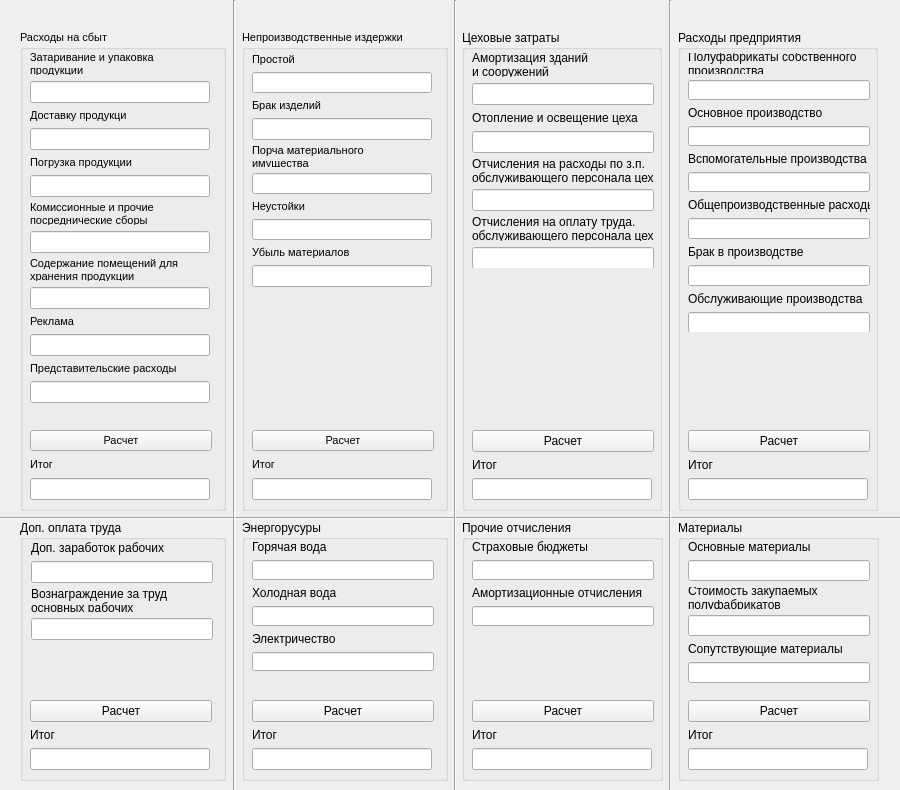
<?xml version="1.0" encoding="UTF-8"?>
<ui version="4.0">
 <class>Calc</class>
 <widget class="QWidget" name="Calc">
  <property name="geometry">
   <rect>
    <x>0</x>
    <y>0</y>
    <width>900</width>
    <height>790</height>
   </rect>
  </property>
  <property name="windowTitle">
   <string>Form</string>
  </property>
  <widget class="QGroupBox" name="groupBox">
   <property name="geometry">
    <rect>
     <x>20</x>
     <y>30</y>
     <width>206</width>
     <height>481</height>
    </rect>
   </property>
   <property name="font">
    <font>
     <pointsize>8</pointsize>
     <weight>50</weight>
     <bold>false</bold>
    </font>
   </property>
   <property name="title">
    <string>Расходы на сбыт</string>
   </property>
   <widget class="QWidget" name="">
    <property name="geometry">
     <rect>
      <x>10</x>
      <y>23</y>
      <width>182</width>
      <height>350</height>
     </rect>
    </property>
    <layout class="QVBoxLayout" name="verticalLayout_3">
     <item>
      <widget class="QLabel" name="label">
       <property name="text">
        <string>Затаривание и упаковка
продукции</string>
       </property>
      </widget>
     </item>
     <item>
      <widget class="QLineEdit" name="lineEdit">
       <property name="sizePolicy">
        <sizepolicy hsizetype="Fixed" vsizetype="Fixed">
         <horstretch>0</horstretch>
         <verstretch>0</verstretch>
        </sizepolicy>
       </property>
       <property name="minimumSize">
        <size>
         <width>180</width>
         <height>0</height>
        </size>
       </property>
      </widget>
     </item>
     <item>
      <widget class="QLabel" name="label_2">
       <property name="text">
        <string>Доставку продукци</string>
       </property>
      </widget>
     </item>
     <item>
      <widget class="QLineEdit" name="lineEdit_2">
       <property name="sizePolicy">
        <sizepolicy hsizetype="Fixed" vsizetype="Fixed">
         <horstretch>0</horstretch>
         <verstretch>0</verstretch>
        </sizepolicy>
       </property>
       <property name="minimumSize">
        <size>
         <width>180</width>
         <height>0</height>
        </size>
       </property>
      </widget>
     </item>
     <item>
      <widget class="QLabel" name="label_3">
       <property name="text">
        <string>Погрузка продукции</string>
       </property>
      </widget>
     </item>
     <item>
      <widget class="QLineEdit" name="lineEdit_3">
       <property name="sizePolicy">
        <sizepolicy hsizetype="Fixed" vsizetype="Fixed">
         <horstretch>0</horstretch>
         <verstretch>0</verstretch>
        </sizepolicy>
       </property>
       <property name="minimumSize">
        <size>
         <width>180</width>
         <height>0</height>
        </size>
       </property>
      </widget>
     </item>
     <item>
      <widget class="QLabel" name="label_4">
       <property name="text">
        <string>Комиссионные и прочие
посреднические сборы</string>
       </property>
      </widget>
     </item>
     <item>
      <widget class="QLineEdit" name="lineEdit_4">
       <property name="sizePolicy">
        <sizepolicy hsizetype="Fixed" vsizetype="Fixed">
         <horstretch>0</horstretch>
         <verstretch>0</verstretch>
        </sizepolicy>
       </property>
       <property name="minimumSize">
        <size>
         <width>180</width>
         <height>0</height>
        </size>
       </property>
      </widget>
     </item>
     <item>
      <widget class="QLabel" name="label_5">
       <property name="text">
        <string>Содержание помещений для
хранения продукции</string>
       </property>
      </widget>
     </item>
     <item>
      <widget class="QLineEdit" name="lineEdit_5">
       <property name="sizePolicy">
        <sizepolicy hsizetype="Fixed" vsizetype="Fixed">
         <horstretch>0</horstretch>
         <verstretch>0</verstretch>
        </sizepolicy>
       </property>
       <property name="minimumSize">
        <size>
         <width>180</width>
         <height>0</height>
        </size>
       </property>
      </widget>
     </item>
     <item>
      <widget class="QLabel" name="label_6">
       <property name="text">
        <string>Реклама</string>
       </property>
      </widget>
     </item>
     <item>
      <widget class="QLineEdit" name="lineEdit_6">
       <property name="sizePolicy">
        <sizepolicy hsizetype="Fixed" vsizetype="Fixed">
         <horstretch>0</horstretch>
         <verstretch>0</verstretch>
        </sizepolicy>
       </property>
       <property name="minimumSize">
        <size>
         <width>180</width>
         <height>0</height>
        </size>
       </property>
      </widget>
     </item>
     <item>
      <widget class="QLabel" name="label_7">
       <property name="text">
        <string>Представительские расходы</string>
       </property>
      </widget>
     </item>
     <item>
      <widget class="QLineEdit" name="lineEdit_7">
       <property name="sizePolicy">
        <sizepolicy hsizetype="Fixed" vsizetype="Fixed">
         <horstretch>0</horstretch>
         <verstretch>0</verstretch>
        </sizepolicy>
       </property>
       <property name="minimumSize">
        <size>
         <width>180</width>
         <height>0</height>
        </size>
       </property>
      </widget>
     </item>
    </layout>
   </widget>
   <widget class="QWidget" name="">
    <property name="geometry">
     <rect>
      <x>10</x>
      <y>400</y>
      <width>182</width>
      <height>70</height>
     </rect>
    </property>
    <layout class="QVBoxLayout" name="verticalLayout_14">
     <item>
      <widget class="QPushButton" name="pushButton">
       <property name="text">
        <string>Расчет</string>
       </property>
      </widget>
     </item>
     <item>
      <widget class="QLabel" name="label_8">
       <property name="text">
        <string>Итог</string>
       </property>
      </widget>
     </item>
     <item>
      <widget class="QLineEdit" name="lineEdit_8">
       <property name="sizePolicy">
        <sizepolicy hsizetype="Fixed" vsizetype="Fixed">
         <horstretch>0</horstretch>
         <verstretch>0</verstretch>
        </sizepolicy>
       </property>
       <property name="minimumSize">
        <size>
         <width>180</width>
         <height>0</height>
        </size>
       </property>
      </widget>
     </item>
    </layout>
   </widget>
  </widget>
  <widget class="QGroupBox" name="groupBox_2">
   <property name="geometry">
    <rect>
     <x>242</x>
     <y>30</y>
     <width>206</width>
     <height>481</height>
    </rect>
   </property>
   <property name="font">
    <font>
     <pointsize>8</pointsize>
     <weight>50</weight>
     <bold>false</bold>
    </font>
   </property>
   <property name="title">
    <string>Непроизводственные издержки</string>
   </property>
   <property name="flat">
    <bool>false</bool>
   </property>
   <widget class="QWidget" name="">
    <property name="geometry">
     <rect>
      <x>10</x>
      <y>23</y>
      <width>182</width>
      <height>234</height>
     </rect>
    </property>
    <layout class="QVBoxLayout" name="verticalLayout_4">
     <item>
      <widget class="QLabel" name="label_9">
       <property name="text">
        <string>Простой</string>
       </property>
      </widget>
     </item>
     <item>
      <widget class="QLineEdit" name="lineEdit_9">
       <property name="minimumSize">
        <size>
         <width>180</width>
         <height>0</height>
        </size>
       </property>
       <property name="maximumSize">
        <size>
         <width>180</width>
         <height>16777215</height>
        </size>
       </property>
      </widget>
     </item>
     <item>
      <widget class="QLabel" name="label_10">
       <property name="text">
        <string>Брак изделий</string>
       </property>
      </widget>
     </item>
     <item>
      <widget class="QLineEdit" name="lineEdit_10">
       <property name="minimumSize">
        <size>
         <width>180</width>
         <height>0</height>
        </size>
       </property>
       <property name="maximumSize">
        <size>
         <width>180</width>
         <height>16777215</height>
        </size>
       </property>
      </widget>
     </item>
     <item>
      <widget class="QLabel" name="label_11">
       <property name="text">
        <string>Порча материального 
имущества</string>
       </property>
      </widget>
     </item>
     <item>
      <widget class="QLineEdit" name="lineEdit_11">
       <property name="minimumSize">
        <size>
         <width>180</width>
         <height>0</height>
        </size>
       </property>
       <property name="maximumSize">
        <size>
         <width>180</width>
         <height>16777215</height>
        </size>
       </property>
      </widget>
     </item>
     <item>
      <widget class="QLabel" name="label_12">
       <property name="text">
        <string>Неустойки</string>
       </property>
      </widget>
     </item>
     <item>
      <widget class="QLineEdit" name="lineEdit_12">
       <property name="minimumSize">
        <size>
         <width>180</width>
         <height>0</height>
        </size>
       </property>
       <property name="maximumSize">
        <size>
         <width>180</width>
         <height>16777215</height>
        </size>
       </property>
      </widget>
     </item>
     <item>
      <widget class="QLabel" name="label_13">
       <property name="text">
        <string>Убыль материалов</string>
       </property>
      </widget>
     </item>
     <item>
      <widget class="QLineEdit" name="lineEdit_13">
       <property name="minimumSize">
        <size>
         <width>180</width>
         <height>0</height>
        </size>
       </property>
       <property name="maximumSize">
        <size>
         <width>180</width>
         <height>16777215</height>
        </size>
       </property>
      </widget>
     </item>
    </layout>
   </widget>
   <widget class="QWidget" name="">
    <property name="geometry">
     <rect>
      <x>10</x>
      <y>400</y>
      <width>182</width>
      <height>70</height>
     </rect>
    </property>
    <layout class="QVBoxLayout" name="verticalLayout_13">
     <item>
      <widget class="QPushButton" name="pushButton_2">
       <property name="text">
        <string>Расчет</string>
       </property>
      </widget>
     </item>
     <item>
      <widget class="QLabel" name="label_34">
       <property name="text">
        <string>Итог</string>
       </property>
      </widget>
     </item>
     <item>
      <widget class="QLineEdit" name="lineEdit_29">
       <property name="sizePolicy">
        <sizepolicy hsizetype="Fixed" vsizetype="Fixed">
         <horstretch>0</horstretch>
         <verstretch>0</verstretch>
        </sizepolicy>
       </property>
       <property name="minimumSize">
        <size>
         <width>180</width>
         <height>0</height>
        </size>
       </property>
      </widget>
     </item>
    </layout>
   </widget>
  </widget>
  <widget class="QGroupBox" name="groupBox_3">
   <property name="geometry">
    <rect>
     <x>462</x>
     <y>30</y>
     <width>200</width>
     <height>481</height>
    </rect>
   </property>
   <property name="title">
    <string>Цеховые затраты</string>
   </property>
   <widget class="QWidget" name="">
    <property name="geometry">
     <rect>
      <x>10</x>
      <y>23</y>
      <width>182</width>
      <height>215</height>
     </rect>
    </property>
    <layout class="QVBoxLayout" name="verticalLayout_5">
     <item>
      <widget class="QLabel" name="label_16">
       <property name="text">
        <string>Амортизация зданий
и сооружений</string>
       </property>
      </widget>
     </item>
     <item>
      <widget class="QLineEdit" name="lineEdit_15">
       <property name="minimumSize">
        <size>
         <width>180</width>
         <height>0</height>
        </size>
       </property>
      </widget>
     </item>
     <item>
      <widget class="QLabel" name="label_15">
       <property name="text">
        <string>Отопление и освещение цеха</string>
       </property>
      </widget>
     </item>
     <item>
      <widget class="QLineEdit" name="lineEdit_16">
       <property name="minimumSize">
        <size>
         <width>180</width>
         <height>0</height>
        </size>
       </property>
      </widget>
     </item>
     <item>
      <widget class="QLabel" name="label_17">
       <property name="text">
        <string>Отчисления на расходы по з.п.
обслуживающего персонала цеха</string>
       </property>
      </widget>
     </item>
     <item>
      <widget class="QLineEdit" name="lineEdit_17">
       <property name="minimumSize">
        <size>
         <width>180</width>
         <height>0</height>
        </size>
       </property>
      </widget>
     </item>
     <item>
      <widget class="QLabel" name="label_18">
       <property name="text">
        <string>Отчисления на оплату труда.
обслуживающего персонала цеха</string>
       </property>
      </widget>
     </item>
     <item>
      <widget class="QLineEdit" name="lineEdit_18">
       <property name="minimumSize">
        <size>
         <width>180</width>
         <height>0</height>
        </size>
       </property>
      </widget>
     </item>
    </layout>
   </widget>
   <widget class="QWidget" name="">
    <property name="geometry">
     <rect>
      <x>10</x>
      <y>400</y>
      <width>182</width>
      <height>70</height>
     </rect>
    </property>
    <layout class="QVBoxLayout" name="verticalLayout_12">
     <item>
      <widget class="QPushButton" name="pushButton_3">
       <property name="text">
        <string>Расчет</string>
       </property>
      </widget>
     </item>
     <item>
      <widget class="QLabel" name="label_35">
       <property name="text">
        <string>Итог</string>
       </property>
      </widget>
     </item>
     <item>
      <widget class="QLineEdit" name="lineEdit_30">
       <property name="sizePolicy">
        <sizepolicy hsizetype="Fixed" vsizetype="Fixed">
         <horstretch>0</horstretch>
         <verstretch>0</verstretch>
        </sizepolicy>
       </property>
       <property name="minimumSize">
        <size>
         <width>180</width>
         <height>0</height>
        </size>
       </property>
      </widget>
     </item>
    </layout>
   </widget>
  </widget>
  <widget class="QGroupBox" name="groupBox_4">
   <property name="geometry">
    <rect>
     <x>678</x>
     <y>30</y>
     <width>200</width>
     <height>481</height>
    </rect>
   </property>
   <property name="title">
    <string>Расходы предприятия</string>
   </property>
   <widget class="QWidget" name="">
    <property name="geometry">
     <rect>
      <x>10</x>
      <y>23</y>
      <width>182</width>
      <height>279</height>
     </rect>
    </property>
    <layout class="QVBoxLayout" name="verticalLayout_6">
     <item>
      <widget class="QLabel" name="label_21">
       <property name="text">
        <string>Полуфабрикаты собственного 
производства</string>
       </property>
      </widget>
     </item>
     <item>
      <widget class="QLineEdit" name="lineEdit_20">
       <property name="minimumSize">
        <size>
         <width>180</width>
         <height>0</height>
        </size>
       </property>
      </widget>
     </item>
     <item>
      <widget class="QLabel" name="label_20">
       <property name="text">
        <string>Основное производство</string>
       </property>
      </widget>
     </item>
     <item>
      <widget class="QLineEdit" name="lineEdit_21">
       <property name="minimumSize">
        <size>
         <width>180</width>
         <height>0</height>
        </size>
       </property>
      </widget>
     </item>
     <item>
      <widget class="QLabel" name="label_22">
       <property name="text">
        <string>Вспомогательные производства</string>
       </property>
      </widget>
     </item>
     <item>
      <widget class="QLineEdit" name="lineEdit_22">
       <property name="minimumSize">
        <size>
         <width>180</width>
         <height>0</height>
        </size>
       </property>
      </widget>
     </item>
     <item>
      <widget class="QLabel" name="label_23">
       <property name="text">
        <string>Общепроизводственные расходы</string>
       </property>
      </widget>
     </item>
     <item>
      <widget class="QLineEdit" name="lineEdit_23">
       <property name="minimumSize">
        <size>
         <width>180</width>
         <height>0</height>
        </size>
       </property>
      </widget>
     </item>
     <item>
      <widget class="QLabel" name="label_24">
       <property name="text">
        <string>Брак в производстве</string>
       </property>
      </widget>
     </item>
     <item>
      <widget class="QLineEdit" name="lineEdit_24">
       <property name="minimumSize">
        <size>
         <width>180</width>
         <height>0</height>
        </size>
       </property>
      </widget>
     </item>
     <item>
      <widget class="QLabel" name="label_25">
       <property name="text">
        <string>Обслуживающие производства</string>
       </property>
      </widget>
     </item>
     <item>
      <widget class="QLineEdit" name="lineEdit_26">
       <property name="minimumSize">
        <size>
         <width>180</width>
         <height>0</height>
        </size>
       </property>
      </widget>
     </item>
    </layout>
   </widget>
   <widget class="QWidget" name="">
    <property name="geometry">
     <rect>
      <x>10</x>
      <y>400</y>
      <width>182</width>
      <height>70</height>
     </rect>
    </property>
    <layout class="QVBoxLayout" name="verticalLayout_11">
     <item>
      <widget class="QPushButton" name="pushButton_4">
       <property name="text">
        <string>Расчет</string>
       </property>
      </widget>
     </item>
     <item>
      <widget class="QLabel" name="label_36">
       <property name="text">
        <string>Итог</string>
       </property>
      </widget>
     </item>
     <item>
      <widget class="QLineEdit" name="lineEdit_31">
       <property name="sizePolicy">
        <sizepolicy hsizetype="Fixed" vsizetype="Fixed">
         <horstretch>0</horstretch>
         <verstretch>0</verstretch>
        </sizepolicy>
       </property>
       <property name="minimumSize">
        <size>
         <width>180</width>
         <height>0</height>
        </size>
       </property>
      </widget>
     </item>
    </layout>
   </widget>
  </widget>
  <widget class="QGroupBox" name="groupBox_5">
   <property name="geometry">
    <rect>
     <x>462</x>
     <y>520</y>
     <width>201</width>
     <height>261</height>
    </rect>
   </property>
   <property name="title">
    <string>Прочие отчисления</string>
   </property>
   <widget class="QWidget" name="">
    <property name="geometry">
     <rect>
      <x>10</x>
      <y>20</y>
      <width>182</width>
      <height>86</height>
     </rect>
    </property>
    <layout class="QVBoxLayout" name="verticalLayout_2">
     <item>
      <widget class="QLabel" name="label_27">
       <property name="text">
        <string>Cтраховые бюджеты</string>
       </property>
      </widget>
     </item>
     <item>
      <widget class="QLineEdit" name="lineEdit_27">
       <property name="minimumSize">
        <size>
         <width>180</width>
         <height>0</height>
        </size>
       </property>
      </widget>
     </item>
     <item>
      <widget class="QLabel" name="label_28">
       <property name="text">
        <string>Амортизационные отчисления</string>
       </property>
      </widget>
     </item>
     <item>
      <widget class="QLineEdit" name="lineEdit_28">
       <property name="minimumSize">
        <size>
         <width>180</width>
         <height>0</height>
        </size>
       </property>
      </widget>
     </item>
    </layout>
   </widget>
   <widget class="QWidget" name="">
    <property name="geometry">
     <rect>
      <x>10</x>
      <y>180</y>
      <width>182</width>
      <height>70</height>
     </rect>
    </property>
    <layout class="QVBoxLayout" name="verticalLayout_9">
     <item>
      <widget class="QPushButton" name="pushButton_5">
       <property name="text">
        <string>Расчет</string>
       </property>
      </widget>
     </item>
     <item>
      <widget class="QLabel" name="label_37">
       <property name="text">
        <string>Итог</string>
       </property>
      </widget>
     </item>
     <item>
      <widget class="QLineEdit" name="lineEdit_32">
       <property name="sizePolicy">
        <sizepolicy hsizetype="Fixed" vsizetype="Fixed">
         <horstretch>0</horstretch>
         <verstretch>0</verstretch>
        </sizepolicy>
       </property>
       <property name="minimumSize">
        <size>
         <width>180</width>
         <height>0</height>
        </size>
       </property>
      </widget>
     </item>
    </layout>
   </widget>
  </widget>
  <widget class="QGroupBox" name="groupBox_6">
   <property name="geometry">
    <rect>
     <x>242</x>
     <y>520</y>
     <width>206</width>
     <height>261</height>
    </rect>
   </property>
   <property name="title">
    <string>Энергорусуры</string>
   </property>
   <widget class="QWidget" name="">
    <property name="geometry">
     <rect>
      <x>10</x>
      <y>20</y>
      <width>182</width>
      <height>131</height>
     </rect>
    </property>
    <layout class="QVBoxLayout" name="verticalLayout_7">
     <item>
      <widget class="QLabel" name="label_31">
       <property name="text">
        <string>Горячая вода</string>
       </property>
      </widget>
     </item>
     <item>
      <widget class="QLineEdit" name="lineEdit_33">
       <property name="minimumSize">
        <size>
         <width>180</width>
         <height>0</height>
        </size>
       </property>
      </widget>
     </item>
     <item>
      <widget class="QLabel" name="label_32">
       <property name="text">
        <string>Холодная вода</string>
       </property>
      </widget>
     </item>
     <item>
      <widget class="QLineEdit" name="lineEdit_34">
       <property name="minimumSize">
        <size>
         <width>180</width>
         <height>0</height>
        </size>
       </property>
      </widget>
     </item>
     <item>
      <widget class="QLabel" name="label_33">
       <property name="text">
        <string>Электричество</string>
       </property>
      </widget>
     </item>
     <item>
      <widget class="QLineEdit" name="lineEdit_35">
       <property name="minimumSize">
        <size>
         <width>180</width>
         <height>0</height>
        </size>
       </property>
      </widget>
     </item>
    </layout>
   </widget>
   <widget class="QWidget" name="">
    <property name="geometry">
     <rect>
      <x>10</x>
      <y>180</y>
      <width>182</width>
      <height>70</height>
     </rect>
    </property>
    <layout class="QVBoxLayout" name="verticalLayout_10">
     <item>
      <widget class="QPushButton" name="pushButton_6">
       <property name="text">
        <string>Расчет</string>
       </property>
      </widget>
     </item>
     <item>
      <widget class="QLabel" name="label_38">
       <property name="text">
        <string>Итог</string>
       </property>
      </widget>
     </item>
     <item>
      <widget class="QLineEdit" name="lineEdit_36">
       <property name="sizePolicy">
        <sizepolicy hsizetype="Fixed" vsizetype="Fixed">
         <horstretch>0</horstretch>
         <verstretch>0</verstretch>
        </sizepolicy>
       </property>
       <property name="minimumSize">
        <size>
         <width>180</width>
         <height>0</height>
        </size>
       </property>
      </widget>
     </item>
    </layout>
   </widget>
  </widget>
  <widget class="QGroupBox" name="groupBox_7">
   <property name="geometry">
    <rect>
     <x>20</x>
     <y>520</y>
     <width>206</width>
     <height>261</height>
    </rect>
   </property>
   <property name="title">
    <string>Доп. оплата труда</string>
   </property>
   <widget class="QWidget" name="">
    <property name="geometry">
     <rect>
      <x>11</x>
      <y>21</y>
      <width>182</width>
      <height>99</height>
     </rect>
    </property>
    <layout class="QVBoxLayout" name="verticalLayout">
     <item>
      <widget class="QLabel" name="label_29">
       <property name="text">
        <string>Доп. заработок рабочих</string>
       </property>
      </widget>
     </item>
     <item>
      <widget class="QLineEdit" name="lineEdit_37">
       <property name="minimumSize">
        <size>
         <width>180</width>
         <height>0</height>
        </size>
       </property>
      </widget>
     </item>
     <item>
      <widget class="QLabel" name="label_30">
       <property name="text">
        <string>Вознаграждение за труд 
основных рабочих</string>
       </property>
      </widget>
     </item>
     <item>
      <widget class="QLineEdit" name="lineEdit_38">
       <property name="minimumSize">
        <size>
         <width>180</width>
         <height>0</height>
        </size>
       </property>
      </widget>
     </item>
    </layout>
   </widget>
   <widget class="QWidget" name="">
    <property name="geometry">
     <rect>
      <x>10</x>
      <y>180</y>
      <width>182</width>
      <height>70</height>
     </rect>
    </property>
    <layout class="QVBoxLayout" name="verticalLayout_8">
     <item>
      <widget class="QPushButton" name="pushButton_7">
       <property name="text">
        <string>Расчет</string>
       </property>
      </widget>
     </item>
     <item>
      <widget class="QLabel" name="label_39">
       <property name="text">
        <string>Итог</string>
       </property>
      </widget>
     </item>
     <item>
      <widget class="QLineEdit" name="lineEdit_39">
       <property name="sizePolicy">
        <sizepolicy hsizetype="Fixed" vsizetype="Fixed">
         <horstretch>0</horstretch>
         <verstretch>0</verstretch>
        </sizepolicy>
       </property>
       <property name="minimumSize">
        <size>
         <width>180</width>
         <height>0</height>
        </size>
       </property>
      </widget>
     </item>
    </layout>
   </widget>
  </widget>
  <widget class="QGroupBox" name="groupBox_8">
   <property name="geometry">
    <rect>
     <x>678</x>
     <y>520</y>
     <width>201</width>
     <height>261</height>
    </rect>
   </property>
   <property name="title">
    <string>Материалы</string>
   </property>
   <widget class="QWidget" name="">
    <property name="geometry">
     <rect>
      <x>10</x>
      <y>20</y>
      <width>182</width>
      <height>144</height>
     </rect>
    </property>
    <layout class="QVBoxLayout" name="verticalLayout_16">
     <item>
      <widget class="QLabel" name="label_40">
       <property name="text">
        <string>Основные материалы</string>
       </property>
      </widget>
     </item>
     <item>
      <widget class="QLineEdit" name="lineEdit_14">
       <property name="minimumSize">
        <size>
         <width>180</width>
         <height>0</height>
        </size>
       </property>
      </widget>
     </item>
     <item>
      <widget class="QLabel" name="label_19">
       <property name="text">
        <string>Стоимость закупаемых 
полуфабрикатов</string>
       </property>
      </widget>
     </item>
     <item>
      <widget class="QLineEdit" name="lineEdit_19">
       <property name="minimumSize">
        <size>
         <width>180</width>
         <height>0</height>
        </size>
       </property>
      </widget>
     </item>
     <item>
      <widget class="QLabel" name="label_26">
       <property name="text">
        <string>Сопутствующие материалы</string>
       </property>
      </widget>
     </item>
     <item>
      <widget class="QLineEdit" name="lineEdit_25">
       <property name="minimumSize">
        <size>
         <width>180</width>
         <height>0</height>
        </size>
       </property>
      </widget>
     </item>
    </layout>
   </widget>
   <widget class="QWidget" name="layoutWidget">
    <property name="geometry">
     <rect>
      <x>10</x>
      <y>180</y>
      <width>182</width>
      <height>70</height>
     </rect>
    </property>
    <layout class="QVBoxLayout" name="verticalLayout_15">
     <item>
      <widget class="QPushButton" name="pushButton_8">
       <property name="text">
        <string>Расчет</string>
       </property>
      </widget>
     </item>
     <item>
      <widget class="QLabel" name="label_41">
       <property name="text">
        <string>Итог</string>
       </property>
      </widget>
     </item>
     <item>
      <widget class="QLineEdit" name="lineEdit_40">
       <property name="sizePolicy">
        <sizepolicy hsizetype="Fixed" vsizetype="Fixed">
         <horstretch>0</horstretch>
         <verstretch>0</verstretch>
        </sizepolicy>
       </property>
       <property name="minimumSize">
        <size>
         <width>180</width>
         <height>0</height>
        </size>
       </property>
      </widget>
     </item>
    </layout>
   </widget>
  </widget>
  <widget class="Line" name="line">
   <property name="geometry">
    <rect>
     <x>0</x>
     <y>510</y>
     <width>901</width>
     <height>16</height>
    </rect>
   </property>
   <property name="orientation">
    <enum>Qt::Horizontal</enum>
   </property>
  </widget>
  <widget class="Line" name="line_2">
   <property name="geometry">
    <rect>
     <x>224</x>
     <y>0</y>
     <width>20</width>
     <height>791</height>
    </rect>
   </property>
   <property name="orientation">
    <enum>Qt::Vertical</enum>
   </property>
  </widget>
  <widget class="Line" name="line_3">
   <property name="geometry">
    <rect>
     <x>440</x>
     <y>0</y>
     <width>31</width>
     <height>791</height>
    </rect>
   </property>
   <property name="orientation">
    <enum>Qt::Vertical</enum>
   </property>
  </widget>
  <widget class="Line" name="line_4">
   <property name="geometry">
    <rect>
     <x>660</x>
     <y>0</y>
     <width>21</width>
     <height>791</height>
    </rect>
   </property>
   <property name="orientation">
    <enum>Qt::Vertical</enum>
   </property>
  </widget>
  <widget class="QWidget" name="">
   <property name="geometry">
    <rect>
     <x>0</x>
     <y>0</y>
     <width>2</width>
     <height>2</height>
    </rect>
   </property>
   <layout class="QHBoxLayout" name="horizontalLayout_2"/>
  </widget>
  <widget class="QWidget" name="">
   <property name="geometry">
    <rect>
     <x>0</x>
     <y>0</y>
     <width>2</width>
     <height>2</height>
    </rect>
   </property>
   <layout class="QHBoxLayout" name="horizontalLayout"/>
  </widget>
 </widget>
 <tabstops>
  <tabstop>lineEdit</tabstop>
  <tabstop>lineEdit_2</tabstop>
  <tabstop>lineEdit_3</tabstop>
  <tabstop>lineEdit_4</tabstop>
  <tabstop>lineEdit_5</tabstop>
  <tabstop>lineEdit_6</tabstop>
  <tabstop>lineEdit_7</tabstop>
  <tabstop>lineEdit_8</tabstop>
  <tabstop>lineEdit_9</tabstop>
  <tabstop>lineEdit_10</tabstop>
  <tabstop>lineEdit_11</tabstop>
  <tabstop>lineEdit_12</tabstop>
  <tabstop>lineEdit_13</tabstop>
  <tabstop>lineEdit_15</tabstop>
  <tabstop>lineEdit_16</tabstop>
  <tabstop>lineEdit_17</tabstop>
  <tabstop>lineEdit_18</tabstop>
  <tabstop>lineEdit_20</tabstop>
  <tabstop>lineEdit_21</tabstop>
  <tabstop>lineEdit_22</tabstop>
  <tabstop>lineEdit_23</tabstop>
  <tabstop>lineEdit_24</tabstop>
  <tabstop>lineEdit_26</tabstop>
 </tabstops>
 <resources/>
 <connections/>
</ui>
